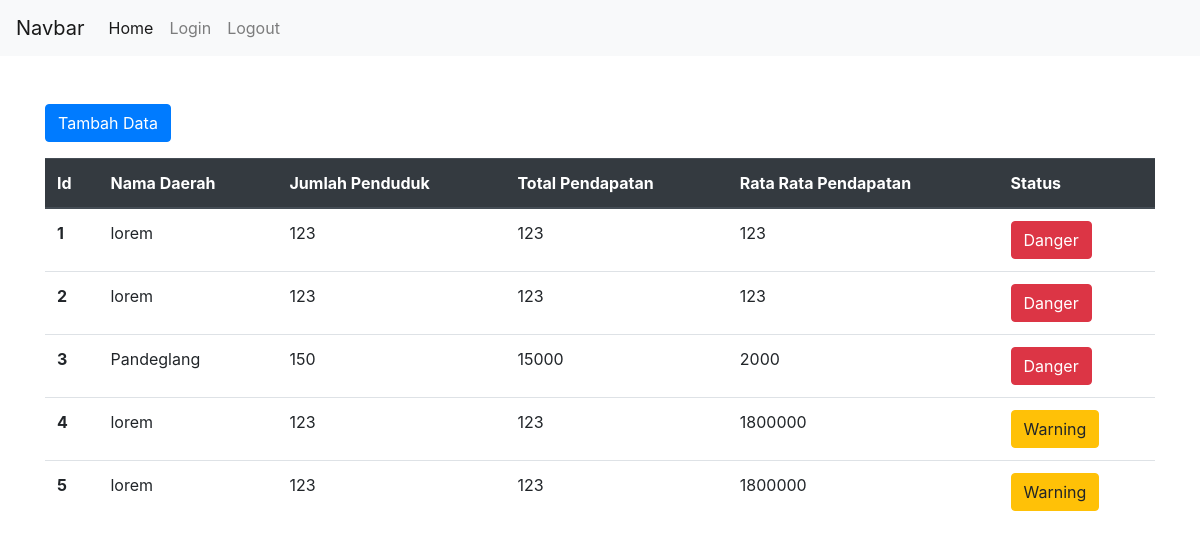
/index.php (signed in), run on the app's committed database.
### tables this page shows
CREATE TABLE `datadaerah` (
  `id` int(11) NOT NULL,
  `nama` varchar(250) NOT NULL,
  `jumlahPndk` int(250) NOT NULL,
  `pendapatan` int(250) NOT NULL,
  `AvgPendapatan` int(250) NOT NULL
);

### functions.php (called while the page is built, shortened)
<?php
	$conn = mysqli_connect("localhost","root","","sensus");
	function query($query){
		global $conn;
		$result = mysqli_query($conn,$query);
		$rows = [];
		while ( $row = mysqli_fetch_assoc($result)) {
			$rows[] =$row;
		}
		return $rows;
	}
 ?>

### index.php (the view, shortened to what this page needs)
<?php
  require "functions.php";
  $data = query("SELECT * FROM datadaerah ORDER BY id ASC ");
 ?>
<!doctype html>
<html lang="en">
  <head>
    <link rel="stylesheet" href="css/bootstrap.min.css">
  </head>
  <body>
    <nav class="navbar navbar-expand-lg navbar-light bg-light">
      <a class="navbar-brand" href="#">Navbar</a>
      <div class="collapse navbar-collapse" id="navbarSupportedContent">
        <ul class="navbar-nav mr-auto">
          <li class="nav-item active">
            <a class="nav-link" href="index.php">Home<span class="sr-only">(current)</span></a>
          </li>
          <li class="nav-item">
            <a class="nav-link" href="login.php">Login</a>
          </li>
          <li class="nav-item">
            <a class="nav-link" href="logout.php">Logout</a>
          </li>
        </ul>
      </div>
    </nav>
    <section class="content container mt-5">
      <a href="tambah.php" class="btn btn-primary mb-3">Tambah Data</a>
      <table class="table">
        <thead class="thead-dark">
          <tr>
            <th scope="col">Id</th>
            <th scope="col">Nama Daerah</th>
            <th scope="col">Jumlah Penduduk</th>
            <th scope="col">Total Pendapatan</th>
            <th scope="col">Rata Rata Pendapatan</th>
            <th scope="col">Status</th>
          </tr>
        </thead>
        <tbody>
          <?php foreach ($data as $row): ?>
          <tr>
            <th scope="row"><?= $row['id'];?></th>
            <td><?= $row['nama'];?></td>
            <td><?= $row['jumlahPndk'];?></td>
            <td><?= $row['pendapatan'];?></td>
            <td><?= $row['AvgPendapatan'];?></td>
            <td><?php
              if ($row['AvgPendapatan']<1700000) {
                echo"
                <button type='button' class='btn btn-danger'>Danger</button>
                ";
              }
              else if ($row['AvgPendapatan']>=1700000 && $row['AvgPendapatan']<2200000) {
                echo"
                <button type='button' class='btn btn-warning'>Warning</button>
                ";
              }
              else if ($row['AvgPendapatan']>=2200000) {
                echo"
                <button type='button' class='btn btn-success'>Good</button>
                ";
              }
             ?></td>
          </tr>
          <?php endforeach; ?>
        </tbody>
      </table>
    </section>
  </body>
</html>

### data on the page
datadaerah: id "1", nama "lorem", jumlahPndk "123", pendapatan "123", AvgPendapatan "123", shows "Danger"
datadaerah: id "2", nama "lorem", jumlahPndk "123", pendapatan "123", AvgPendapatan "123", shows "Danger"
datadaerah: id "3", nama "Pandeglang", jumlahPndk "150", pendapatan "15000", AvgPendapatan "2000", shows "Danger"
datadaerah: id "4", nama "lorem", jumlahPndk "123", pendapatan "123", AvgPendapatan "1800000", shows "Warning"
datadaerah: id "5", nama "lorem", jumlahPndk "123", pendapatan "123", AvgPendapatan "1800000", shows "Warning"
